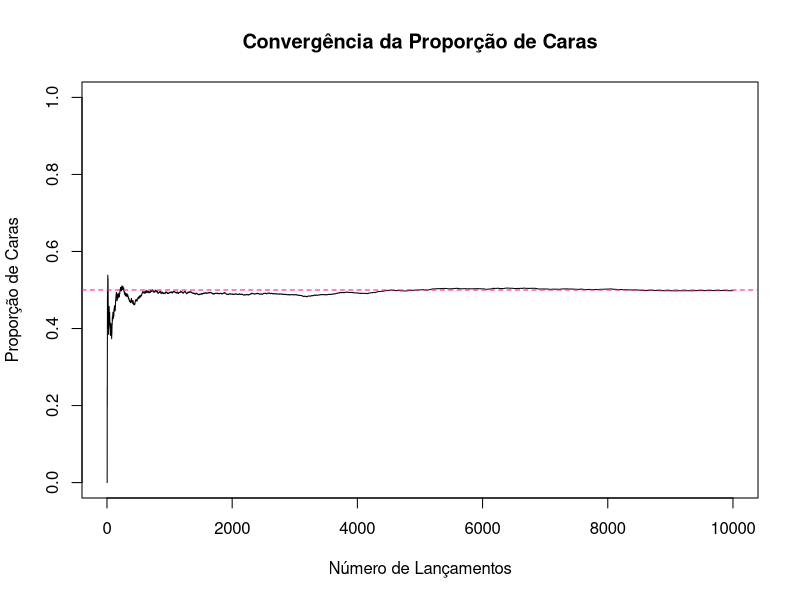
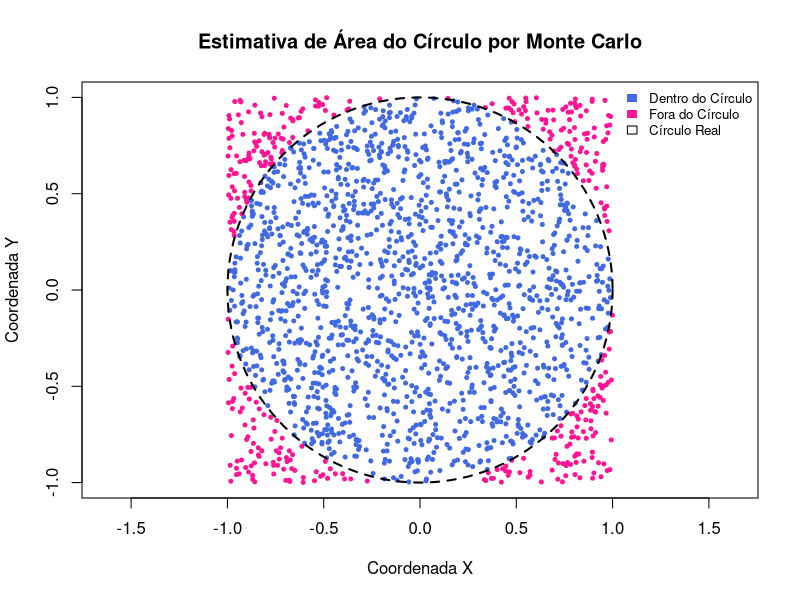
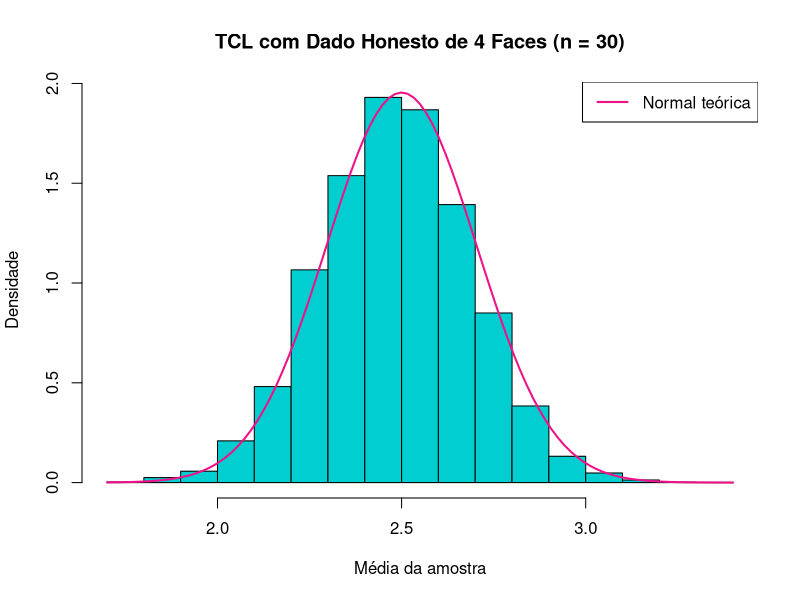

These figures' R source, in order: (Note: this script raises an error after producing the figures.)
## ---- chunk 1
set.seed(123)

# Número de lançamentos
n_lancamentos <- 10000

# Simular lançamentos de moeda (0 = coroa, 1 = cara)
resultados <- sample(c(0, 1), size = n_lancamentos, replace = TRUE)

# Calcular a proporção de caras
proporcao_caras <- sum(resultados) / n_lancamentos

cat("Número de lançamentos:", n_lancamentos, "\n")
cat("Proporção de caras simulada:", proporcao_caras, "\n")

# Para ver a convergência ao longo do tempo (Lei dos Grandes Números)
proporcoes_acumuladas <- cumsum(resultados) / (1:n_lancamentos)

plot(proporcoes_acumuladas, type = "l",
     main = "Convergência da Proporção de Caras",
     xlab = "Número de Lançamentos",
     ylab = "Proporção de Caras",
     ylim = c(0, 1))
abline(h = 0.5, col = "deeppink", lty = 2)
## ---- chunk 2
# Define a semente para garantir reprodutibilidade dos resultados
set.seed(123)

# Definir o número de pontos 
n_pontos <- 10000

# Gerar coordenadas X e Y aleatórias para os pontos dentro do quadrado [-1, 1] x [-1, 1]
x_coords <- runif(n_pontos, min = -1, max = 1)
y_coords <- runif(n_pontos, min = -1, max = 1)

# Calcular a distância ao quadrado até a origem para cada ponto
distancia_ao_quadrado <- x_coords^2 + y_coords^2

# Contar quantos pontos caem dentro do círculo de raio 1
pontos_dentro_circulo <- sum(distancia_ao_quadrado <= 1)

# Calcular a proporção de pontos dentro do círculo
proporcao_no_circulo <- pontos_dentro_circulo / n_pontos

# Estimar a área do círculo (área do quadrado é 4)
area_circulo_estimada <- proporcao_no_circulo * 4

# Mostrar resultados
cat("Total de pontos jogados:", n_pontos, "\n")
cat("Pontos que caíram dentro do círculo:", pontos_dentro_circulo, "\n")
cat("Proporção de pontos dentro do círculo:", proporcao_no_circulo, "\n")
cat("Estimativa da Área do Círculo (ou Pi):", area_circulo_estimada, "\n")
cat("Valor real de Pi (Área do Círculo de raio 1):", pi, "\n")
## ---- chunk 3
# Para visualização, limitar a quantidade de pontos no gráfico (ex: 2000)
indices_para_plot <- sample(1:n_pontos, min(n_pontos, 2000))

# Plotar os pontos: azul se dentro do círculo, vermelho se fora
plot(x_coords[indices_para_plot], y_coords[indices_para_plot],
     pch = 20, cex = 0.8,
     col = ifelse(distancia_ao_quadrado[indices_para_plot] <= 1, "royalblue", "deeppink"),
     main = "Estimativa de Área do Círculo por Monte Carlo",
     xlab = "Coordenada X", ylab = "Coordenada Y",
     xlim = c(-1, 1), ylim = c(-1, 1),
     asp = 1)  # asp=1 para eixos com mesma escala

# Adicionar o contorno do círculo real
symbols(x = 0, y = 0, circles = 1, add = TRUE, inches = FALSE,
        col = NA, border = "black", lty = 2, lwd = 2)

# Legenda
legend("topright", c("Dentro do Círculo", "Fora do Círculo", "Círculo Real"),
       fill = c("royalblue", "deeppink", NA), border = c(NA, NA, "black"),
       bty = "n", cex = 0.8)
## ---- chunk 4
# Definindo parâmetros
n_tentativas <- 10
prob_sucesso <- 0.5
n_experimentos <- 100
## ---- chunk 5
# Simula 100 experimentos da binomial(n = 10, p = 0.5)
resultados <- rbinom(n_experimentos, size = n_tentativas, prob = prob_sucesso)
## ---- chunk 6
# Probabilidade de sair exatamente 5 caras em 10 lançamentos
dbinom(5, size = 10, prob = 0.5)
## ---- chunk 7
# Probabilidade de sair 5 ou menos caras em 10 lançamentos
pbinom(5, size = 10, prob = 0.5)
## ---- chunk 8
# Qual o menor número de sucessos tal que a probabilidade acumulada seja ao menos 0.8?
qbinom(0.8, size = 10, prob = 0.5)
## ---- chunk 9
set.seed(123)

n <- 30      # tamanho da amostra
m <- 10000   # número de repetições

# Gerar N médias amostrais de amostras de tamanho n com valores de 1 a 4
medias <- replicate(m, mean(sample(1:4, n, replace = TRUE)))

# Parâmetros teóricos
media_teorica <- 2.5
desvio_padrao <- sqrt(1.25 / n)

hist(medias, freq = FALSE, col = "darkturquoise",
     main = "TCL com Dado Honesto de 4 Faces (n = 30)",
     xlab = "Média da amostra", ylab = "Densidade")

# Adicionando a curva normal teórica
curve(dnorm(x, mean = media_teorica, sd = desvio_padrao),
      col = "deeppink2", lwd = 2, add = TRUE)

legend("topright", legend = "Normal teórica", col = "deeppink2", lwd = 2)
## ---- chunk 10
observado <- matrix(c(
  2, 3, 3, 4, 0, 0,   # Dado de 4 faces
  2, 1, 2, 3, 2, 1    # Dado de 6 faces
), nrow = 2, byrow = TRUE)

rownames(observado) <- c("Dado de 4 faces", "Dado de 6 faces")
colnames(observado) <- paste0("Face ", 1:6)

observado_df <- as.data.frame(observado) %>%
  rownames_to_column("X / Y") %>%
  mutate(Total = rowSums(select(., starts_with("Face"))))

totais_colunas <- colSums(observado_df[,-1])  
linha_total <- c("Total", as.numeric(totais_colunas))
observado_df <- rbind(observado_df, linha_total)

observado_df %>%
  kbl(align = 'c', format = knitr::opts_knit$get("rmarkdown.pandoc.to"), 
      booktabs = TRUE) %>% 
  kable_styling(
    bootstrap_options = if (knitr::is_html_output()) c("striped","hover", 
                            "bordered", "condensed") else NULL, 
    latex_options = if (knitr::is_latex_output()) c("striped", "hold_position") 
    else NULL) %>% 
  row_spec(0, bold = TRUE,
           color = if (knitr::is_latex_output()) "black" else "white", 
           background = if (knitr::is_latex_output()) "#D3D3D3" else "firebrick")
## ---- chunk 11
n <- sum(observado)
linha_totais <- rowSums(observado)
coluna_totais <- colSums(observado)

esperado <- outer(linha_totais, coluna_totais, FUN = function(r, c) r * c / n)
rownames(esperado) <- rownames(observado)
colnames(esperado) <- colnames(observado)
esperado <- round(esperado, 2)

esperado_df <- as.data.frame(esperado) %>%
  rownames_to_column("X / Y") %>%
  mutate(Total = rowSums(across(where(is.numeric))))

totais_colunas <- colSums(select(esperado_df, where(is.numeric)))

# Criar linha total com os mesmos tipos de dados
linha_total <- tibble(
  `X / Y` = "Total",
  !!!as.list(totais_colunas)
)

esperado_df <- bind_rows(esperado_df, linha_total)

esperado_df %>%
  kbl(align = 'c', format = knitr::opts_knit$get("rmarkdown.pandoc.to"), 
      booktabs = TRUE) %>% 
  kable_styling(
    bootstrap_options = if (knitr::is_html_output()) c("striped","hover", 
                            "bordered", "condensed") else NULL, 
    latex_options = if (knitr::is_latex_output()) c("striped", "hold_position") 
    else NULL) %>% 
  row_spec(0, bold = TRUE,
           color = if (knitr::is_latex_output()) "black" else "white", 
           background = if (knitr::is_latex_output()) "#D3D3D3" else "firebrick")
## ---- chunk 12
qui_obs <- sum((observado - esperado)^2 / esperado)
qui_obs
## ---- chunk 13
set.seed(123)

simular_qui <- function(n_sim = 100, n_obs = 23) {
  qui_sim <- numeric(n_sim)
  
  for (i in 1:n_sim) {
    # Gerando X ~ unif{4, 6}
    x <- sample(c(4, 6), size = n_obs, replace = TRUE)
    
    # Para cada xi, gerar y ~ unif{1, ..., xi}
    y <- mapply(function(xi) sample(1:xi, 1), xi = x)
    
    # Tabela com valores simulados
    tabela_sim <- table(factor(x, levels = c(4, 6)), factor(y, levels = 1:6))
    
    # Totais marginais e esperados (para o cálculo de valor esperado)
    linha_totais <- rowSums(tabela_sim)
    coluna_totais <- colSums(tabela_sim)
    total <- sum(tabela_sim)
    
    esperado_sim <- outer(linha_totais, coluna_totais, FUN = function(r, c) r * c / total)
    
    # Calcular Q² apenas nas células com esperado > 0
    valido <- esperado_sim > 0
    Q2 <- sum((tabela_sim[valido] - esperado_sim[valido])^2 / esperado_sim[valido])
    
    qui_sim[i] <- Q2}
  
  return(qui_sim)}

qui_simulados <- simular_qui()
## ---- chunk 14
quantil_95 <- quantile(qui_simulados, 0.95)
quantil_95
## ---- chunk 15
hist(qui_simulados)
## ---- chunk 16
qui_obs > quantil_95
